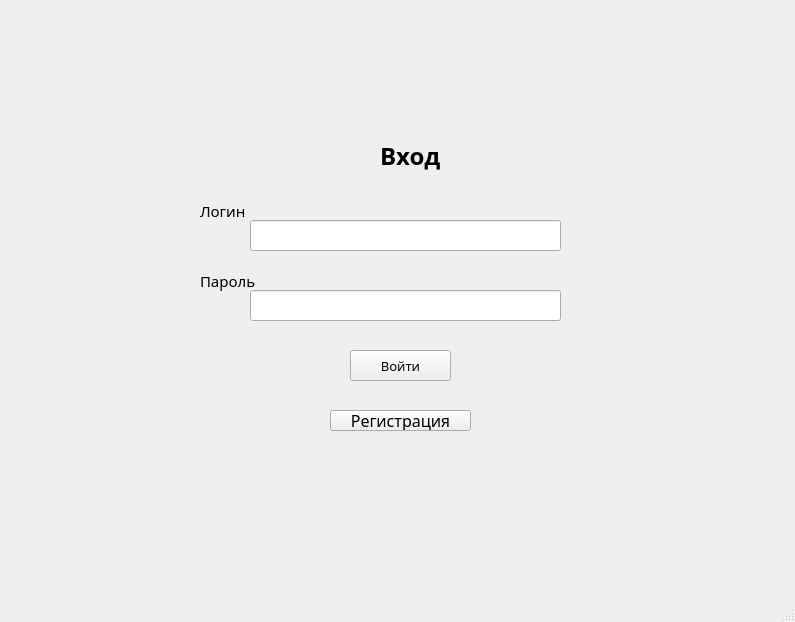
<?xml version="1.0" encoding="UTF-8"?>
<ui version="4.0">
 <class>MainWindow</class>
 <widget class="QMainWindow" name="MainWindow">
  <property name="geometry">
   <rect>
    <x>0</x>
    <y>0</y>
    <width>795</width>
    <height>622</height>
   </rect>
  </property>
  <property name="windowTitle">
   <string>MainWindow</string>
  </property>
  <widget class="QWidget" name="centralwidget">
   <widget class="QLabel" name="label">
    <property name="geometry">
     <rect>
      <x>380</x>
      <y>120</y>
      <width>71</width>
      <height>71</height>
     </rect>
    </property>
    <property name="font">
     <font>
      <family>Rockwell Extra Bold</family>
      <pointsize>18</pointsize>
      <weight>75</weight>
      <bold>true</bold>
     </font>
    </property>
    <property name="text">
     <string>Вход</string>
    </property>
   </widget>
   <widget class="QLabel" name="label_2">
    <property name="geometry">
     <rect>
      <x>200</x>
      <y>200</y>
      <width>71</width>
      <height>21</height>
     </rect>
    </property>
    <property name="font">
     <font>
      <family>Franklin Gothic Medium</family>
      <pointsize>11</pointsize>
     </font>
    </property>
    <property name="text">
     <string>Логин</string>
    </property>
   </widget>
   <widget class="QLabel" name="label_3">
    <property name="geometry">
     <rect>
      <x>200</x>
      <y>270</y>
      <width>61</width>
      <height>21</height>
     </rect>
    </property>
    <property name="font">
     <font>
      <family>Franklin Gothic Medium</family>
      <pointsize>11</pointsize>
     </font>
    </property>
    <property name="text">
     <string>Пароль</string>
    </property>
   </widget>
   <widget class="QLineEdit" name="loginEdit">
    <property name="geometry">
     <rect>
      <x>250</x>
      <y>220</y>
      <width>311</width>
      <height>31</height>
     </rect>
    </property>
   </widget>
   <widget class="QLineEdit" name="passwordEdit">
    <property name="geometry">
     <rect>
      <x>250</x>
      <y>290</y>
      <width>311</width>
      <height>31</height>
     </rect>
    </property>
   </widget>
   <widget class="QPushButton" name="sign_in_btn">
    <property name="geometry">
     <rect>
      <x>350</x>
      <y>350</y>
      <width>101</width>
      <height>31</height>
     </rect>
    </property>
    <property name="font">
     <font>
      <family>OCR A Extended</family>
      <pointsize>10</pointsize>
     </font>
    </property>
    <property name="text">
     <string>Войти</string>
    </property>
   </widget>
   <widget class="QPushButton" name="reg_btn">
    <property name="geometry">
     <rect>
      <x>330</x>
      <y>410</y>
      <width>141</width>
      <height>21</height>
     </rect>
    </property>
    <property name="font">
     <font>
      <family>Stencil</family>
      <pointsize>12</pointsize>
     </font>
    </property>
    <property name="text">
     <string>Регистрация</string>
    </property>
   </widget>
   <widget class="QLabel" name="errorLabel">
    <property name="geometry">
     <rect>
      <x>380</x>
      <y>260</y>
      <width>181</width>
      <height>20</height>
     </rect>
    </property>
    <property name="font">
     <font>
      <family>Rockwell Condensed</family>
      <pointsize>9</pointsize>
      <weight>75</weight>
      <bold>true</bold>
     </font>
    </property>
    <property name="text">
     <string/>
    </property>
   </widget>
  </widget>
  <widget class="QMenuBar" name="menubar">
   <property name="geometry">
    <rect>
     <x>0</x>
     <y>0</y>
     <width>795</width>
     <height>22</height>
    </rect>
   </property>
  </widget>
  <widget class="QStatusBar" name="statusbar"/>
 </widget>
 <resources/>
 <connections/>
</ui>
